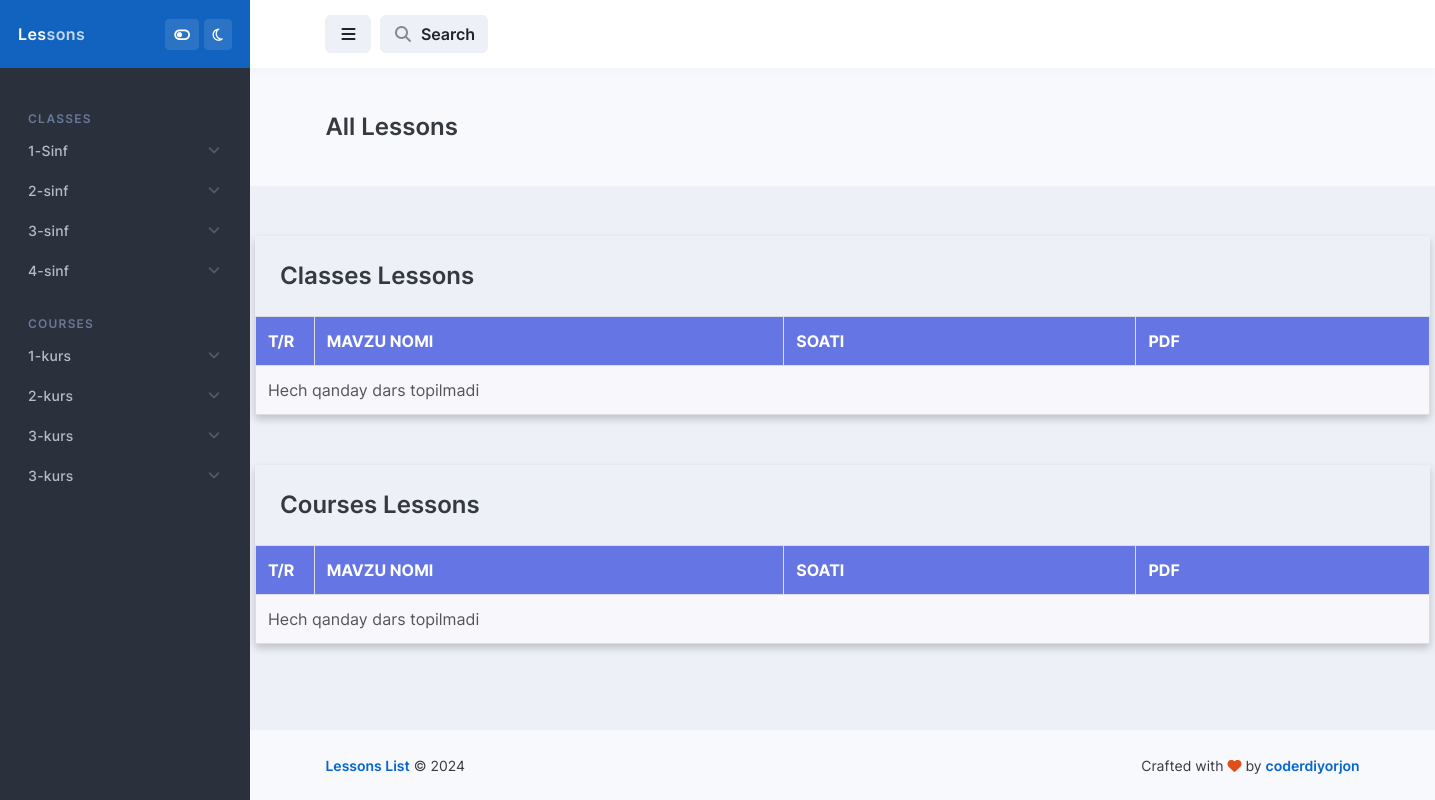
/, run on an earlier commit of the app's database.
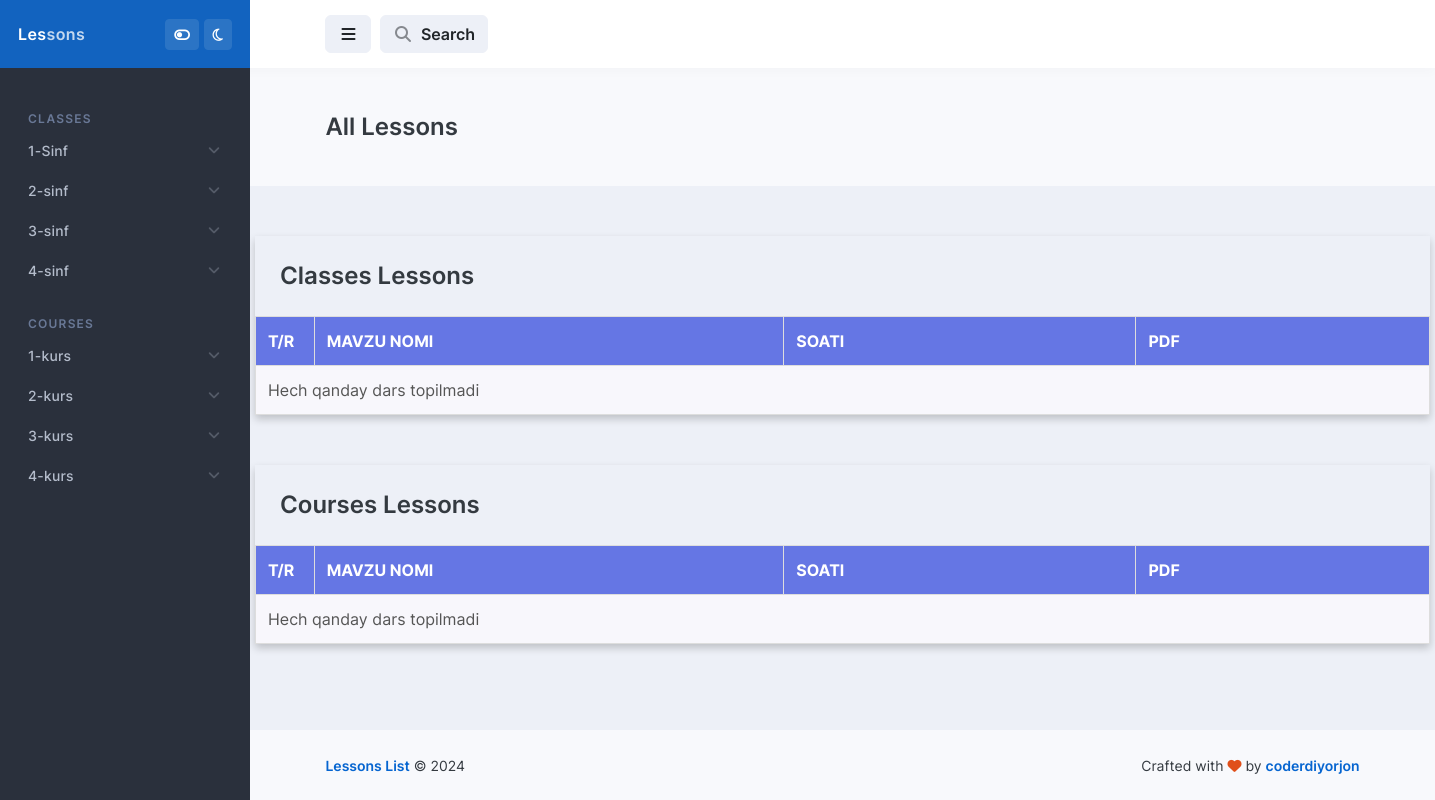
And on a later commit of the database.
### courses/models.py (models this page shows)
class Courses(models.Model):
    name = models.CharField(max_length=100)
    def __str__(self):
        return self.name
    class Meta:
        verbose_name_plural = 'Courses'
        verbose_name = 'Course'

### courses/views.py (the view)
# urls.py: path('', index, name='index'), ]
def index(request):
    selected_science = request.GET.get('science')
    selected_course = request.GET.get('course')
    search_query = request.GET.get('page-header-search-input', '').strip()  # Get search input
    all_lessons_school = LessonsSchool.objects.all()
    all_lessons_uni = LessonsUni.objects.all()
    if search_query:
        lessons_school = all_lessons_school.filter(Q(lessonName__icontains=search_query))
        lessons_uni = all_lessons_uni.filter(Q(name__icontains=search_query))
    else:
        lessons_school = all_lessons_school
        lessons_uni = all_lessons_uni
    if selected_science:
        lessons_school = LessonsSchool.objects.filter(science__scienceName=selected_science)
    if selected_course:
        lessons_uni = LessonsUni.objects.filter(science__name=selected_course)
    context = {
        'title': "Javlon Domla Zo'r",
        'classesSchool': Classes.objects.all(),
        'coursesSchool': Courses.objects.all(),
        'SciencesSchoolwithNamesClasses': list(zip(
            [str(name.classes) for name in SciencesSchool.objects.all()],
            [science.scienceName for science in SciencesSchool.objects.all()]
        )),
        'SciencesUniwithNamesCourses': list(zip(
            [str(name.course) for name in SciencesUni.objects.all()],
            [science.name for science in SciencesUni.objects.all()]
        )),
        'Lessonschool': lessons_school,
        'Lessonsuni': lessons_uni,
        'selected_science': selected_science,
        'selected_course': selected_course,
        'search_query': search_query,
    }
    return render(request, 'index.html', context)

### classes/models.py (called while the page is built)
    def __str__(self):
        return self.name

### templates/index.html (shortened to what the changed rows need)
{% load static %}
<!doctype html>
<html lang="en">
<head>
    <link rel="stylesheet" id="css-main" href="{% static 'css/dashmix.min.css' %}">
    <link rel="stylesheet" id="css-main" href="{% static 'css/TableStyle.css' %}">
</head>
<body>
<div id="page-container"
     class="sidebar-o sidebar-dark enable-page-overlay side-scroll page-header-fixed main-content-narrow">
    <nav id="sidebar" aria-label="Main Navigation">
        <div class="js-sidebar-scroll">
            <div class="content-side">
                <ul class="nav-main">
                    {% for course in coursesSchool %}
                        <li class="nav-main-item">
                            <a class="nav-main-link nav-main-link-submenu" data-toggle="submenu" aria-haspopup="true"
                               aria-expanded="false" href="#">
                                <span class="nav-main-link-name">{{ course.name }}</span>
                            </a>
                        </li>
                    {% endfor %}
                </ul>
            </div>
        </div>
    </nav>
    <main id="main-container">
        <div class="bg-body-light">
            <div class="content content-full">
                <div class="d-flex flex-column flex-sm-row justify-content-sm-between align-items-sm-center">
                    <h1 class="flex-grow-1 fs-3 fw-semibold my-2 my-sm-3">
                        <a href="{% url 'index' %}" style="text-decoration: none; color: inherit;">All Lessons</a>
                    </h1>
                </div>
            </div>
        </div>
        <div class="table-container" style="margin-top: 50px">
            <table>
                <thead>
                <tr>
                    <th style="width: 5%;">T/r</th>
                    <th style="width: 40%;">Mavzu Nomi</th>
                    <th style="width: 30%;">Soati</th>
                    <th style="width: 25%;">PDF</th>
                </tr>
                </thead>
            </table>
        </div>
        <div class="table-container" style="margin-top: 50px">
            <table>
                <thead>
                <tr>
                    <th style="width: 5%;">T/r</th>
                    <th style="width: 40%;">Mavzu Nomi</th>
                    <th style="width: 30%;">Soati</th>
                    <th style="width: 25%;">PDF</th>
                </tr>
                </thead>
            </table>
        </div>
    </main>
</div>
</body>
</html>

What changed in the data, as far as the page shows it:
changed Courses: name "3-kurs" → "4-kurs"
